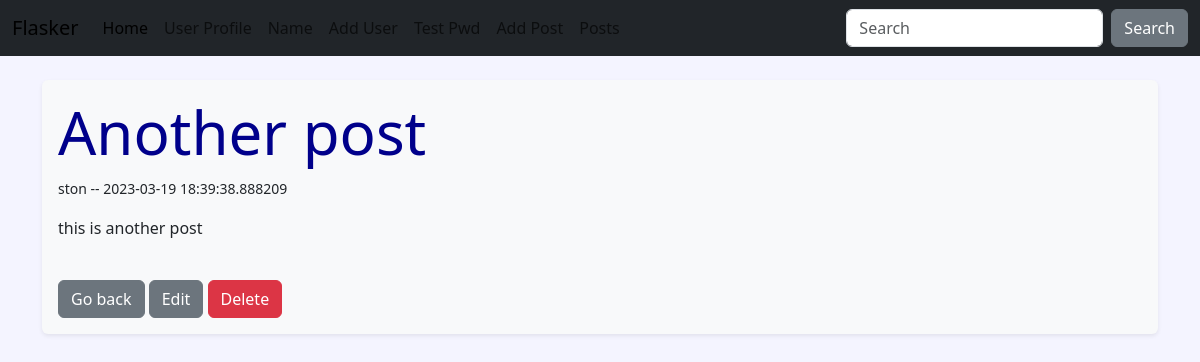
/posts/3, run on an earlier commit of the app's database.
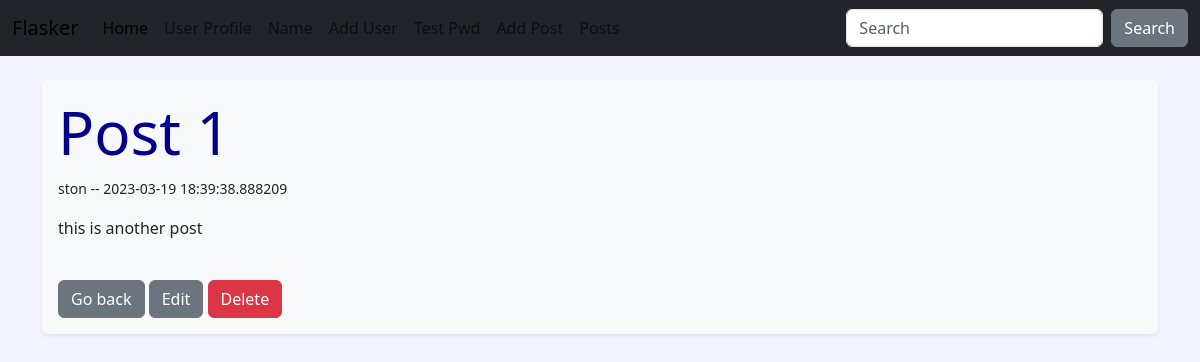
And on a later commit of the database.
### hello.py (models this page shows)
class Post(db.Model):
    id = db.Column(db.Integer, primary_key=True)
    title = db.Column(db.String(255))
    content = db.Column(db.Text)
    author = db.Column(db.String(255))
    date_posted = db.Column(db.DateTime, default=datetime.utcnow)
    slug = db.Column(db.String(255))

### hello.py (the view)
@app.route('/posts/<int:id>')
def post(id):
    post = Post.query.get_or_404(id)
    return render_template('post.html', post=post)

### templates/post.html
{% extends 'base.html' %}
{% block content%}
<div class="shadow-sm p-3 mb-1 bg-body-tertiary rounded">
    <h1>{{ post.title|capitalize }}</h1>
    <p><small>{{ post.author }} -- {{ post.date_posted }}</small></p>
    <p>{{ post.content }}</p><br />
    <a href="{{ url_for('posts')}}"><button type="button" class="btn btn-secondary">Go back</button></a>
    <a href="{{ url_for('edit_post', id=post.id)}}"><button type="button" class="btn btn-secondary">Edit</button></a>
    <a href="{{ url_for('delete_post', id=post.id)}}"><button type="button" class="btn btn-danger">Delete</button></a>
</div>
<br/>
{% endblock %}

What changed in the data, as far as the page shows it:
changed Post "this is another post": title "Another post" → "Post 1"
